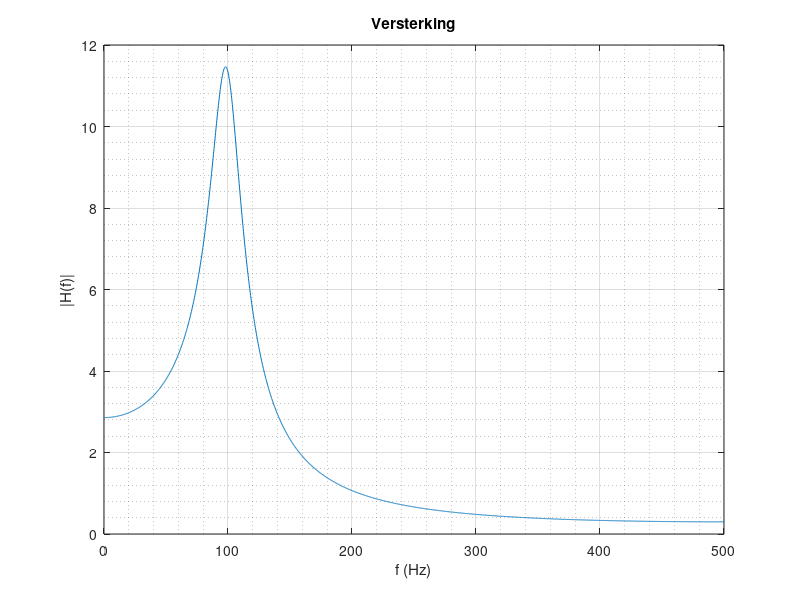
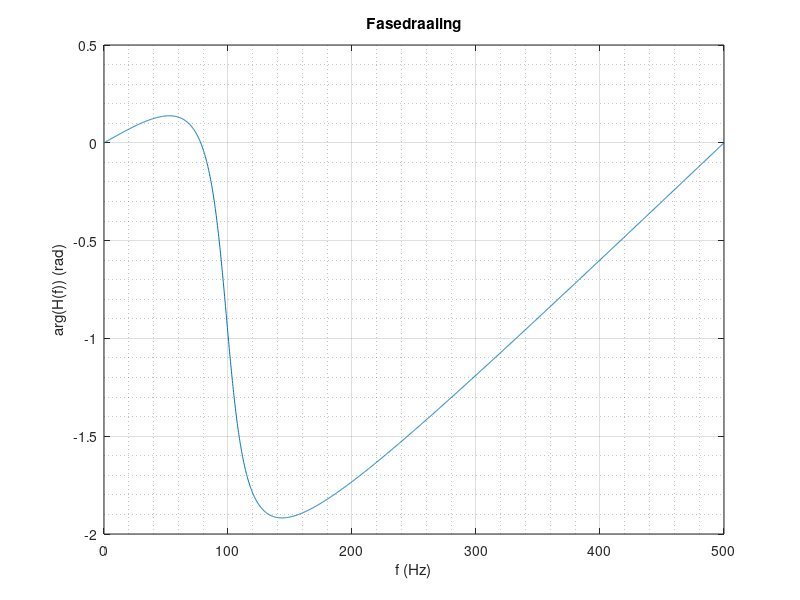

MATLAB code to generate these figures, in order:
fs = 1000
f = 0:fs/4000:fs/2;
H = 1 ./ (1 - 1.5*exp(-1i*2*pi*f/fs) + 0.85*exp(-2i*2*pi*f/fs));

figure(1);
plot(f, abs(H));
title('Versterking')
xlabel('f (Hz)');
ylabel('|H(f)|');
grid on;
grid minor;

figure(2);
plot(f, angle(H));
title('Fasedraaiing')
xlabel('f (Hz)');
ylabel('arg(H(f)) (rad)');
grid on;
grid minor;
